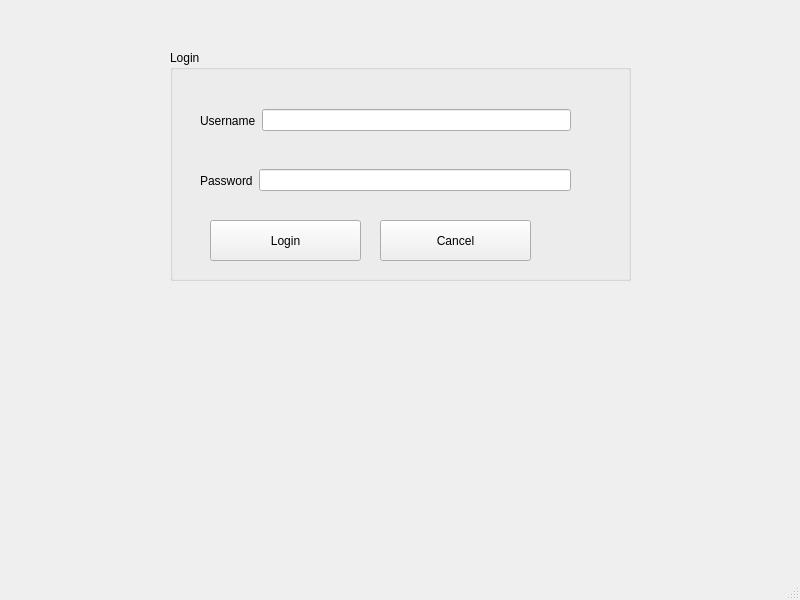
<?xml version="1.0" encoding="UTF-8"?>
<ui version="4.0">
 <class>LoginPage</class>
 <widget class="QMainWindow" name="LoginPage">
  <property name="geometry">
   <rect>
    <x>0</x>
    <y>0</y>
    <width>800</width>
    <height>600</height>
   </rect>
  </property>
  <property name="windowTitle">
   <string>LoginPage</string>
  </property>
  <widget class="QWidget" name="centralwidget">
   <widget class="QGroupBox" name="groupBox">
    <property name="geometry">
     <rect>
      <x>170</x>
      <y>50</y>
      <width>461</width>
      <height>231</height>
     </rect>
    </property>
    <property name="title">
     <string>Login</string>
    </property>
    <widget class="QWidget" name="layoutWidget">
     <property name="geometry">
      <rect>
       <x>30</x>
       <y>100</y>
       <width>371</width>
       <height>61</height>
      </rect>
     </property>
     <layout class="QHBoxLayout" name="horizontalLayout_2">
      <item>
       <widget class="QLabel" name="label_password">
        <property name="text">
         <string>Password</string>
        </property>
       </widget>
      </item>
      <item>
       <widget class="QLineEdit" name="lineEdit_password"/>
      </item>
     </layout>
    </widget>
    <widget class="QPushButton" name="pushButton_login">
     <property name="geometry">
      <rect>
       <x>40</x>
       <y>170</y>
       <width>151</width>
       <height>41</height>
      </rect>
     </property>
     <property name="text">
      <string>Login</string>
     </property>
    </widget>
    <widget class="QPushButton" name="pushButton_cancel">
     <property name="geometry">
      <rect>
       <x>210</x>
       <y>170</y>
       <width>151</width>
       <height>41</height>
      </rect>
     </property>
     <property name="text">
      <string>Cancel</string>
     </property>
    </widget>
    <widget class="QWidget" name="">
     <property name="geometry">
      <rect>
       <x>30</x>
       <y>40</y>
       <width>371</width>
       <height>61</height>
      </rect>
     </property>
     <layout class="QHBoxLayout" name="horizontalLayout">
      <item>
       <widget class="QLabel" name="label_username">
        <property name="text">
         <string>Username</string>
        </property>
       </widget>
      </item>
      <item>
       <widget class="QLineEdit" name="lineEdit_username"/>
      </item>
     </layout>
    </widget>
   </widget>
  </widget>
  <widget class="QMenuBar" name="menubar">
   <property name="geometry">
    <rect>
     <x>0</x>
     <y>0</y>
     <width>800</width>
     <height>21</height>
    </rect>
   </property>
  </widget>
  <widget class="QStatusBar" name="statusbar"/>
 </widget>
 <resources/>
 <connections/>
</ui>
